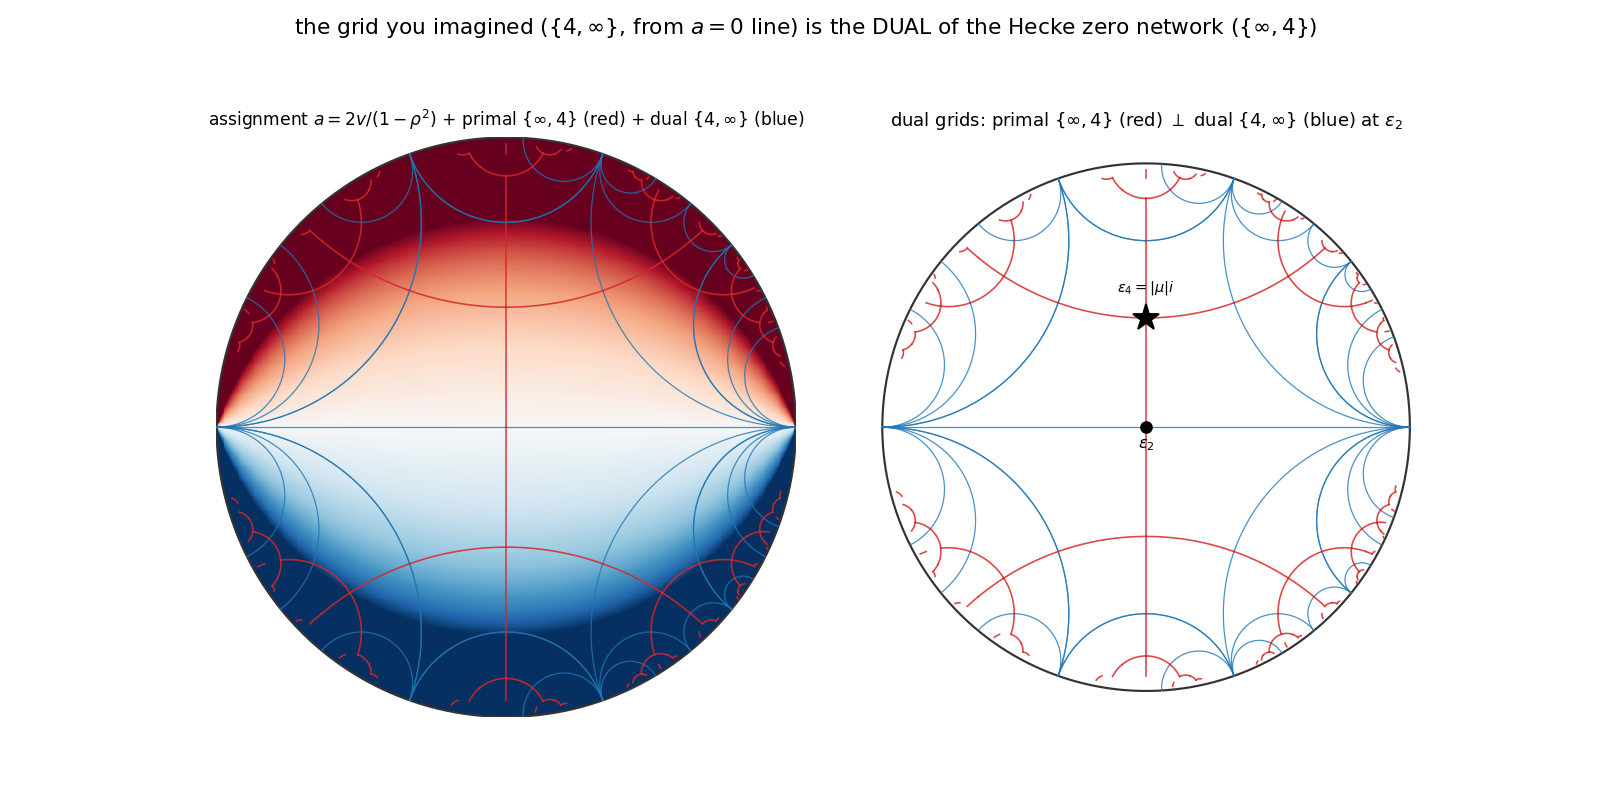

Recreate this plot in Python.
#!/usr/bin/env python3
"""
020 — Assignment distribution and the dual grids {inf,4} vs {4,inf}.

The E0 assignment a = -x/y (disk: a = 2v/(1-rho^2)) has zero line a=0 = the
imaginary axis = the real-axis diameter of the disk.  At eps_2 = i this line is
PERPENDICULAR to the {inf,4} reference edge (the unit-circle arc i -> eps_4).
Hence a=0 is an edge of the DUAL tiling {4,inf}, not of {inf,4}.

  * {inf,4} (primal)  = orbit of the eps_2--eps_4 arc under <J,T> = the Hecke
    zero network  beta^{-1}([0,1])  (red arcs, 4-valent at eps_4).
  * {4,inf} (dual)    = orbit of the "0 line" A0 = (0,inf) under <J,T> = full
    geodesics through the cusps (blue), crossing the red arcs perpendicularly
    at the eps_2 points.

Left  : assignment a colormap (a = 2v/(1-rho^2)) + the primal network (red)
        + the dual full geodesics (blue).
Right : the two dual grids alone (red primal / blue dual), with eps_2 (origin)
        and eps_4 = |mu| i marked.

STATUS: eps_2/eps_4, the two orbits and the perpendicular crossing at eps_2 are
exact (verified); "{4,inf} = orbit of a=0" is a structural observation.
"""

import numpy as np
import matplotlib
matplotlib.use("Agg")
import matplotlib.pyplot as plt
from math import sqrt, log, pi, atan2, hypot

SQ2 = sqrt(2.0)
INF = float("inf")
MU = 1.0 - SQ2
ABSMU = SQ2 - 1.0


def mob(M, x):
    a, b, c, d = M
    if x == INF:
        return a / c if c != 0 else INF
    den = c * x + d
    if abs(den) < 1e-12:
        return INF
    return (a * x + b) / den


J = (0.0, -1.0, 1.0, 0.0)
T = (1.0, SQ2, 0.0, 1.0)
Tm = (1.0, -SQ2, 0.0, 1.0)
GENS = [J, T, Tm]
EPS2 = 1j
EPS4 = (-1.0 + 1j) / SQ2


def key(c):
    return complex(round(c.real, 6), round(c.imag, 6))


def h2_to_disk(z):
    return (z - 1j) / (z + 1j)


# ---- primal {inf,4}: orbit of eps2--eps4 arc ----
def primal(depth):
    edges = []
    seen = set()
    front = [(EPS2, EPS4)]
    for _ in range(depth + 1):
        new = []
        for (a, b) in front:
            k = frozenset([key(a), key(b)])
            if k in seen:
                continue
            seen.add(k)
            edges.append((a, b))
            for M in GENS:
                new.append((mob(M, a), mob(M, b)))
        front = new
    return edges


def arc_disk(a, b, n=70):
    px, py = a.real, a.imag
    qx, qy = b.real, b.imag
    if abs(qx - px) < 1e-12:
        y = np.linspace(min(py, qy), max(py, qy), n)
        return h2_to_disk(px + 1j * y)
    c = ((qx * qx + qy * qy) - (px * px + py * py)) / (2.0 * (qx - px))
    R = hypot(px - c, py)
    thp = atan2(py, px - c)
    thq = atan2(qy, qx - c)
    if thq < thp:
        thq += 2 * pi
    if thq - thp > pi:
        thp, thq = thq, thp + 2 * pi
    t = np.linspace(thp, thq, n)
    return h2_to_disk((c + R * np.cos(t)) + 1j * (R * np.sin(t)))


# ---- dual {4,inf}: orbit of the "0 line" A0 = (0,inf) ----
def dual(depth):
    seen = {(0.0, INF)}
    levels = [{(0.0, INF)}]
    for _ in range(depth):
        nxt = set()
        for (u, v) in levels[-1]:
            for M in GENS:
                uu, vv = mob(M, u), mob(M, v)
                a, b = (uu, vv) if uu < vv else (vv, uu)
                if (a, b) not in seen:
                    seen.add((a, b))
                    nxt.add((a, b))
        levels.append(nxt)
    return seen


def full_geodesic_disk(u, v, n=140):
    if u == INF or v == INF:
        x0 = v if u == INF else u
        y = np.logspace(-3, log(40.0), n)
        return h2_to_disk(x0 + 1j * y)
    a, b = min(u, v), max(u, v)
    if b - a > 1e4:
        c = (a + b) / 2.0
        y = np.logspace(-3, log(40.0), n)
        return h2_to_disk(c + 1j * y)
    c = (a + b) / 2.0
    R = (b - a) / 2.0
    t = np.linspace(1e-3, pi - 1e-3, n)
    return h2_to_disk((c + R * np.cos(t)) + 1j * (R * np.sin(t)))


def draw_boundary(ax):
    th = np.linspace(0, 2 * pi, 400)
    ax.plot(np.cos(th), np.sin(th), color="0.2", lw=1.2)


def draw_primal(ax, edges, lw=0.9, alpha=0.85):
    for (a, b) in edges:
        w = arc_disk(a, b)
        ax.plot(w.real, w.imag, color="tab:red", lw=lw, alpha=alpha, zorder=3)


def draw_dual(ax, geos, lw=0.7, alpha=0.8):
    for (u, v) in geos:
        w = full_geodesic_disk(u, v)
        ax.plot(w.real, w.imag, color="tab:blue", lw=lw, alpha=alpha, zorder=3)


def assignment_colormap(ax):
    n = 620
    u = np.linspace(-1.0, 1.0, n)
    v = np.linspace(-1.0, 1.0, n)
    U, V = np.meshgrid(u, v)
    rho2 = U * U + V * V
    A = np.clip(2 * V / (1 - rho2), -3.0, 3.0)
    A = np.ma.masked_where(rho2 >= 1.0, A)
    ax.pcolormesh(U, V, A, cmap="RdBu_r", vmin=-3, vmax=3, shading="auto",
                  zorder=0)


def main():
    edges = primal(6)
    geos = dual(4)
    print("primal {inf,4} edges:", len(edges), " dual {4,inf} geodesics:", len(geos))

    fig, (ax1, ax2) = plt.subplots(1, 2, figsize=(12.4, 6.2))

    assignment_colormap(ax1)
    draw_boundary(ax1)
    draw_dual(ax1, geos)
    draw_primal(ax1, edges)
    ax1.set_aspect("equal"); ax1.set_xticks([]); ax1.set_yticks([])
    for sp in ax1.spines.values():
        sp.set_visible(False)
    ax1.set_title(r"assignment $a=2v/(1-\rho^2)$ + primal $\{\infty,4\}$ (red) "
                  r"+ dual $\{4,\infty\}$ (blue)", fontsize=9.5)

    draw_boundary(ax2)
    draw_dual(ax2, geos)
    draw_primal(ax2, edges)
    w2 = h2_to_disk(EPS2)
    w4 = h2_to_disk(EPS4)
    ax2.plot([w2.real], [w2.imag], marker="o", ms=6, color="k", zorder=6)
    ax2.plot([w4.real], [w4.imag], marker="*", ms=15, color="k", zorder=6)
    ax2.text(w2.real, w2.imag - 0.08, r"$\varepsilon_2$", ha="center", fontsize=9)
    ax2.text(w4.real, w4.imag + 0.10, r"$\varepsilon_4=|\mu|i$", ha="center",
             fontsize=8)
    ax2.set_aspect("equal"); ax2.set_xticks([]); ax2.set_yticks([])
    for sp in ax2.spines.values():
        sp.set_visible(False)
    ax2.set_title(r"dual grids: primal $\{\infty,4\}$ (red) $\perp$ "
                  r"dual $\{4,\infty\}$ (blue) at $\varepsilon_2$", fontsize=10)

    fig.suptitle(
        r"the grid you imagined ($\{4,\infty\}$, from $a=0$ line) is the DUAL of "
        r"the Hecke zero network ($\{\infty,4\}$)", fontsize=12)
    fig.subplots_adjust(top=0.83, wspace=0.05)
    out = "/Users/mingli/AEG/aeg-paper/notes/general/020-dual-grids-assignment.png"
    fig.savefig(out, dpi=130)
    print("saved:", out)


if __name__ == "__main__":
    main()
